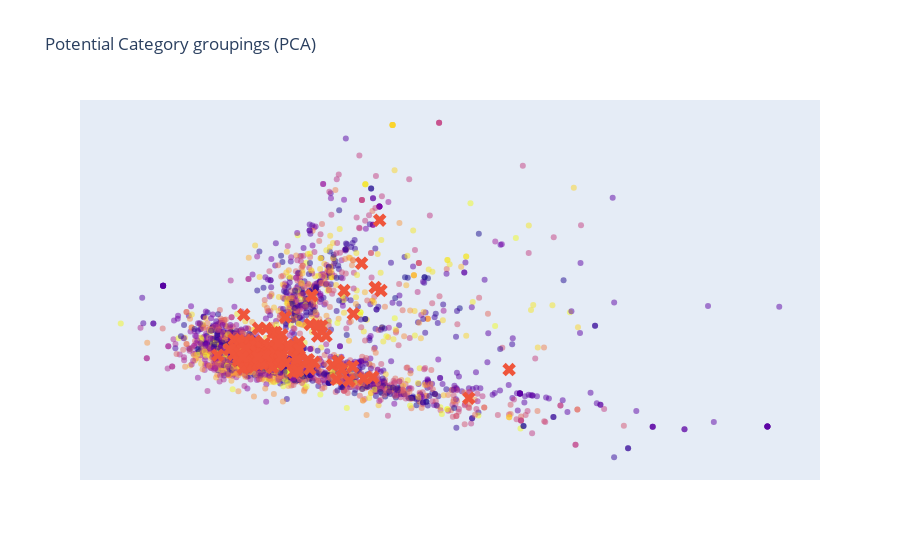

Notebook cell for this chart:
### Code cell
pyoff.iplot(fig7, filename='cluster-map')

### Figure 1 — Plotly figure (JSON) as saved in the notebook; plotly's stock layout.template omitted (floating-point values rounded to 4 significant figures; data arrays with more than 128 entries replaced by an {"elided": "..."} marker saying what was removed)
{"data": [{"marker": {"color": {"elided": "5020 int values"}, "opacity": 0.5}, "mode": "markers", "name": "", "showlegend": false, "text": {"elided": "5020 int values"}, "type": "scatter", "x": {"elided": "5020 float values"}, "y": {"elided": "5020 float values"}}, {"marker": {"size": 12, "symbol": "x"}, "mode": "markers", "showlegend": false, "type": "scatter", "x": {"elided": "133 float values"}, "y": {"elided": "133 float values"}}], "layout": {"hovermode": "closest", "title": {"text": "Potential Category groupings (PCA)"}, "xaxis": {"showgrid": false, "showticklabels": false, "zeroline": false}, "yaxis": {"showgrid": false, "showticklabels": false, "zeroline": false}}}
